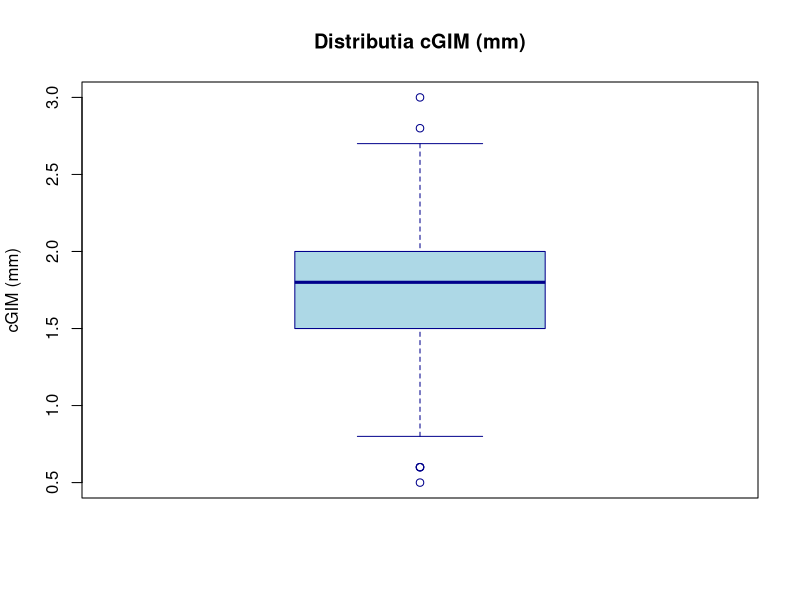
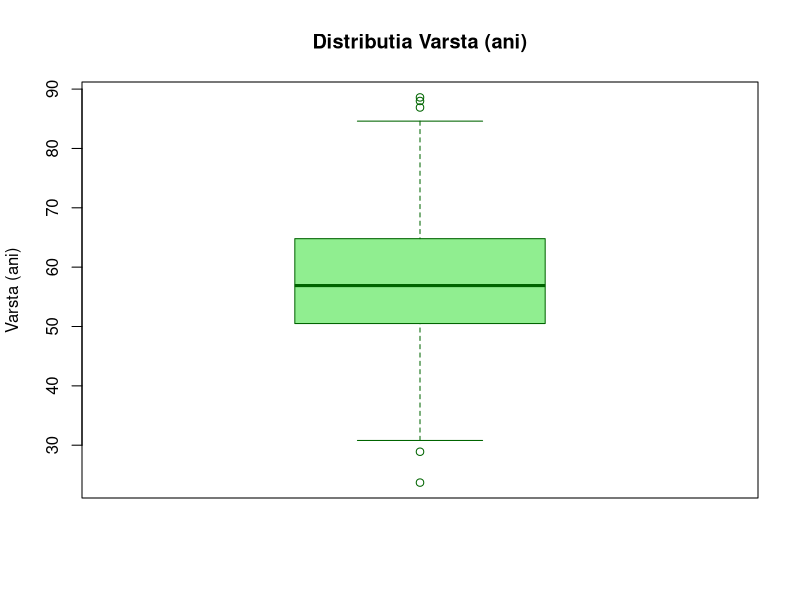
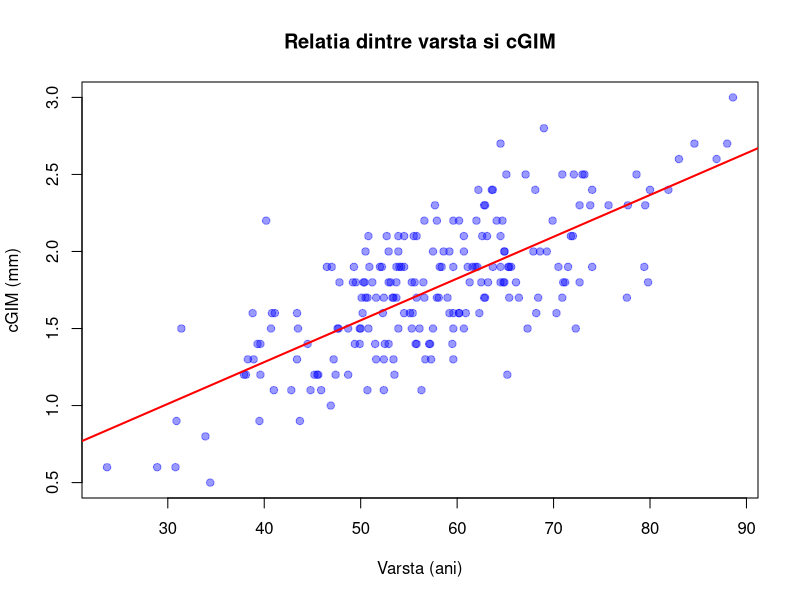
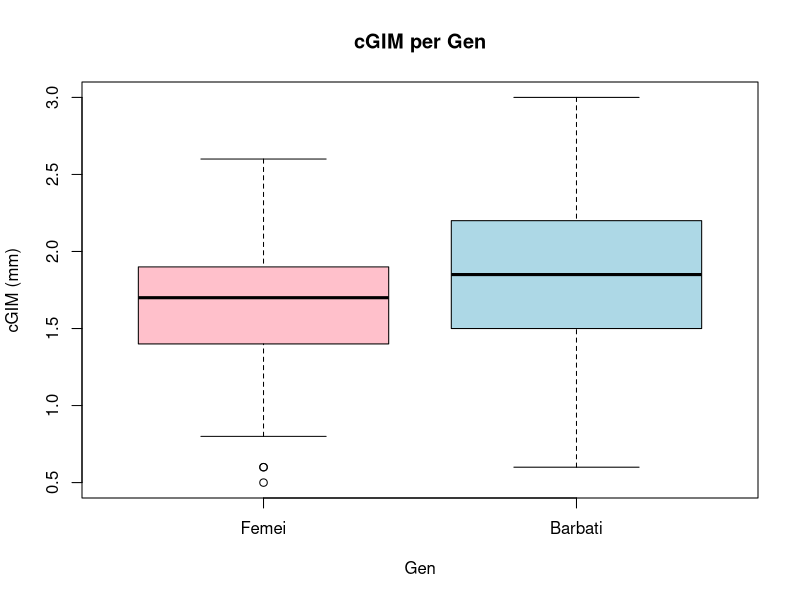
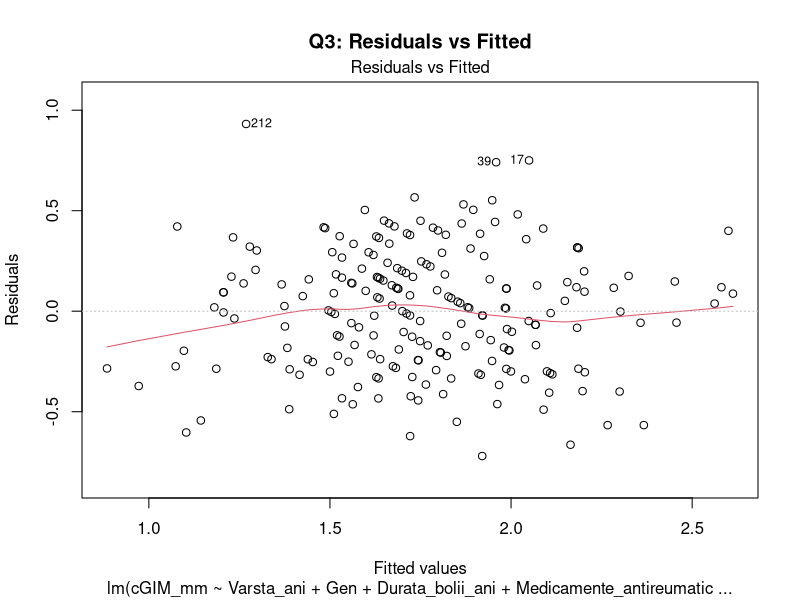
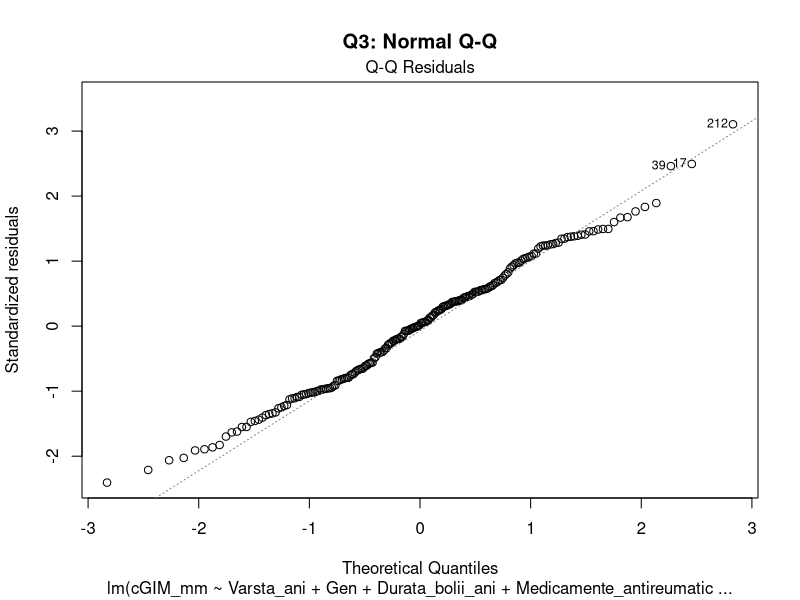
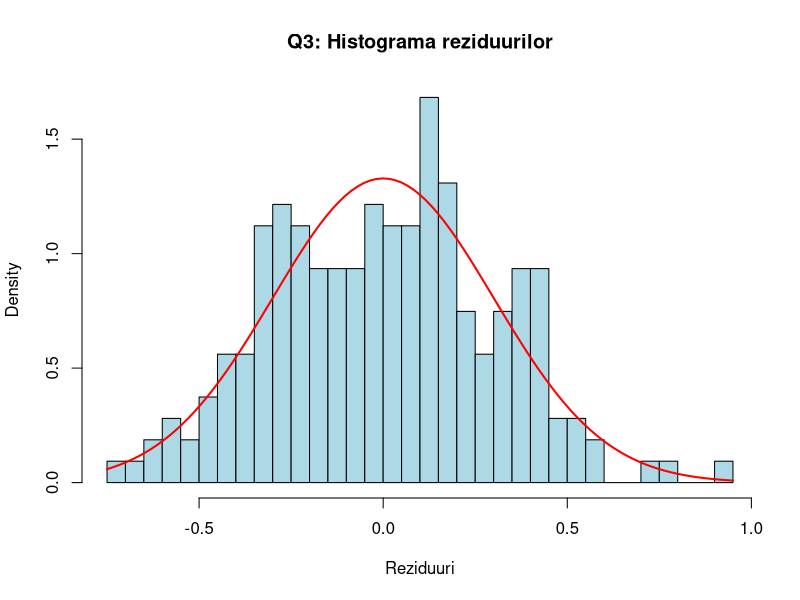
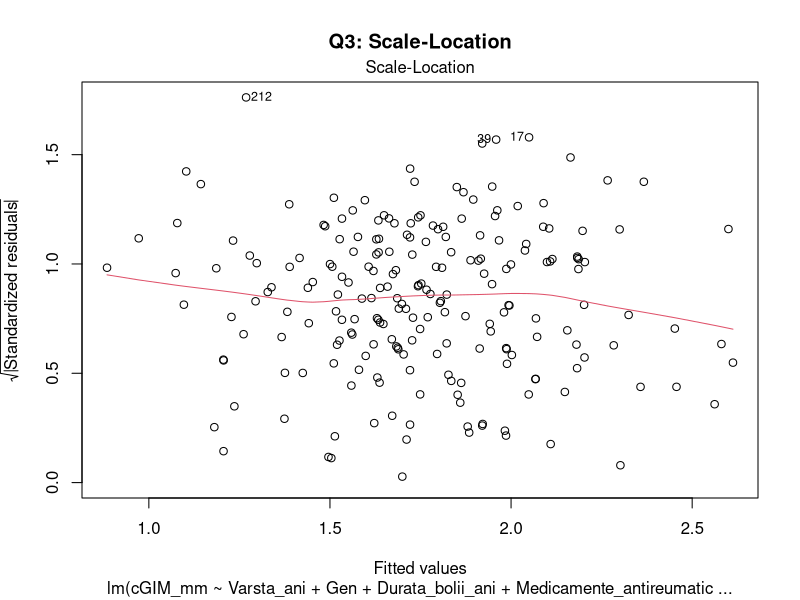

R code for these plots, in order:
# =============================================================================
# LP06 - Regresia liniara multipla cu efect de interactiune
# VD: cGIM_mm (grosimea intima-media carotidiana, mm)
# VI de interes: Varsta_ani, Gen
# Covariate: Durata_bolii_ani, Medicamente_antireumatice,
#            Medicamente_antiinfl_nesteroidiene, Corticosteroizi
# n = 214 pacienti cu artrita reumatoida
# =============================================================================

library(car)
library(lmtest)

data <- read.csv("data.csv", stringsAsFactors = FALSE)
n <- nrow(data)
cat("n =", n, "\n\n")

# Clean column name (trailing space)
colnames(data) <- trimws(colnames(data))

# Recode Gen as factor
data$Gen_f <- factor(data$Gen, levels=c(0,1), labels=c("Femei","Barbati"))

# Helper function
desc_stats <- function(x, name) {
  q <- quantile(x, c(0.25, 0.75), na.rm=TRUE)
  iqr_val <- IQR(x, na.rm=TRUE)
  out <- x[x < q[1] - 1.5*iqr_val | x > q[2] + 1.5*iqr_val]
  cat(sprintf("--- %s ---\n", name))
  cat("  N:       ", sum(!is.na(x)), "\n")
  cat("  NA:      ", sum(is.na(x)), "\n")
  cat("  Media:   ", sprintf("%.4f", mean(x, na.rm=TRUE)), "\n")
  cat("  Mediana: ", sprintf("%.4f", median(x, na.rm=TRUE)), "\n")
  cat("  SD:      ", sprintf("%.4f", sd(x, na.rm=TRUE)), "\n")
  cat("  Min:     ", sprintf("%.4f", min(x, na.rm=TRUE)), "\n")
  cat("  Max:     ", sprintf("%.4f", max(x, na.rm=TRUE)), "\n")
  cat("  Q1:      ", sprintf("%.4f", q[1]), "\n")
  cat("  Q3:      ", sprintf("%.4f", q[2]), "\n")
  cat("  IQR:     ", sprintf("%.4f", iqr_val), "\n")
  cat("  Outliers:", length(out), "\n\n")
}

# =====================================================================
#   INTREBAREA 1 - REGRESIE SIMPLA: Varsta -> cGIM
# =====================================================================
cat("###################################################################\n")
cat("# INTREBAREA 1: Exista o dependenta liniara semnificativa intre\n")
cat("# varsta si cGIM la pacientii cu AR?\n")
cat("###################################################################\n\n")

cat("1. SPECIFICAREA VARIABILELOR\n")
cat("VD: cGIM_mm - cantitativa continua\n")
cat("VI: Varsta_ani - cantitativa continua\n\n")

cat("2. ANALIZA DESCRIPTIVA\n\n")
desc_stats(data$cGIM_mm, "cGIM_mm (mm)")
desc_stats(data$Varsta_ani, "Varsta_ani (ani)")

cat("3. GRAFICE\n\n")

png("q1_boxplot_cgim.png", width=600, height=400)
boxplot(data$cGIM_mm, main="Distributia cGIM (mm)", ylab="cGIM (mm)",
        col="lightblue", border="darkblue")
dev.off()
cat("Saved: q1_boxplot_cgim.png\n")

png("q1_boxplot_varsta.png", width=600, height=400)
boxplot(data$Varsta_ani, main="Distributia Varsta (ani)", ylab="Varsta (ani)",
        col="lightgreen", border="darkgreen")
dev.off()
cat("Saved: q1_boxplot_varsta.png\n")

png("q1_scatter.png", width=600, height=500)
plot(data$Varsta_ani, data$cGIM_mm,
     xlab="Varsta (ani)", ylab="cGIM (mm)",
     main="Relatia dintre varsta si cGIM",
     pch=19, col=rgb(0,0,1,0.4))
abline(lm(cGIM_mm ~ Varsta_ani, data=data), col="red", lwd=2)
dev.off()
cat("Saved: q1_scatter.png\n\n")

cat("4. CORELATIA\n\n")
r1 <- cor.test(data$Varsta_ani, data$cGIM_mm)
cat("Pearson r =", sprintf("%.4f", r1$estimate), "\n")
cat("t =", sprintf("%.4f", r1$statistic), "\n")
cat("df =", r1$parameter, "\n")
cat("p-value =", format.pval(r1$p.value, digits=4), "\n")
cat("95% CI: [", sprintf("%.4f", r1$conf.int[1]), ",", sprintf("%.4f", r1$conf.int[2]), "]\n\n")

cat("5. MODELUL DE REGRESIE SIMPLA\n\n")
model_q1 <- lm(cGIM_mm ~ Varsta_ani, data=data)
s_q1 <- summary(model_q1)
print(s_q1)
cat("\n")

coef_q1 <- coef(s_q1)
ci_q1 <- confint(model_q1)

cat("--- Tabelul 0: Regresie simpla Varsta -> cGIM ---\n")
cat(sprintf("%-15s %10s %10s %10s %10s %15s %15s\n",
            "Variabila", "B", "SE", "CI_low", "CI_up", "t(df)", "p-value"))
for (i in 1:nrow(coef_q1)) {
  tval <- sprintf("%.4f(%d)", coef_q1[i,3], model_q1$df.residual)
  pval <- format.pval(coef_q1[i,4], digits=4)
  cat(sprintf("%-15s %10.4f %10.4f %10.4f %10.4f %15s %15s\n",
              rownames(coef_q1)[i], coef_q1[i,1], coef_q1[i,2],
              ci_q1[i,1], ci_q1[i,2], tval, pval))
}
cat("\n")
cat("R-squared =", sprintf("%.4f", s_q1$r.squared), "\n")
cat("Adj R-squared =", sprintf("%.4f", s_q1$adj.r.squared), "\n\n")

# =====================================================================
#   INTREBAREA 2 - REGRESIE SIMPLA: Gen -> cGIM
# =====================================================================
cat("###################################################################\n")
cat("# INTREBAREA 2: Exista o asociere semnificativa intre gen si cGIM\n")
cat("# la pacientii cu AR?\n")
cat("###################################################################\n\n")

cat("1. SPECIFICAREA VARIABILELOR\n")
cat("VD: cGIM_mm - cantitativa continua\n")
cat("VI: Gen - calitativa dihotomiala (0=Femei ref, 1=Barbati)\n\n")

cat("2. ANALIZA DESCRIPTIVA\n\n")
cat("Distributia Gen:\n")
print(table(data$Gen_f))
cat("\n")

for (g in levels(data$Gen_f)) {
  sub <- data$cGIM_mm[data$Gen_f == g]
  cat(sprintf("cGIM la %s (n=%d): Media=%.4f, SD=%.4f, Mediana=%.4f\n",
              g, length(sub), mean(sub), sd(sub), median(sub)))
}
cat("\n")

cat("3. GRAFICE\n\n")
png("q2_boxplot_cgim_by_gen.png", width=600, height=500)
boxplot(cGIM_mm ~ Gen_f, data=data, main="cGIM per Gen",
        ylab="cGIM (mm)", xlab="Gen", col=c("pink","lightblue"))
dev.off()
cat("Saved: q2_boxplot_cgim_by_gen.png\n\n")

cat("4. MODELUL DE REGRESIE SIMPLA (Gen -> cGIM)\n\n")
model_q2 <- lm(cGIM_mm ~ Gen, data=data)
s_q2 <- summary(model_q2)
print(s_q2)
cat("\n")

coef_q2 <- coef(s_q2)
ci_q2 <- confint(model_q2)

cat("--- Tabelul 1: Regresie simpla Gen -> cGIM ---\n")
cat(sprintf("%-15s %10s %10s %10s %10s %15s %15s\n",
            "Variabila", "B", "SE", "CI_low", "CI_up", "t(df)", "p-value"))
for (i in 1:nrow(coef_q2)) {
  tval <- sprintf("%.4f(%d)", coef_q2[i,3], model_q2$df.residual)
  pval <- format.pval(coef_q2[i,4], digits=4)
  cat(sprintf("%-15s %10.4f %10.4f %10.4f %10.4f %15s %15s\n",
              rownames(coef_q2)[i], coef_q2[i,1], coef_q2[i,2],
              ci_q2[i,1], ci_q2[i,2], tval, pval))
}
cat("\n")
cat("R-squared =", sprintf("%.4f", s_q2$r.squared), "\n")
cat("Adj R-squared =", sprintf("%.4f", s_q2$adj.r.squared), "\n\n")

# =====================================================================
#   INTREBAREA 3 - REGRESIE MULTIPLA FARA INTERACTIUNE
#   cGIM ~ Varsta + Gen + covariate
# =====================================================================
cat("###################################################################\n")
cat("# INTREBAREA 3: Exista o dependenta liniara semnificativa intre\n")
cat("# varsta si cGIM, ajustind pentru gen si caracteristicile clinice?\n")
cat("###################################################################\n\n")

cat("1. SPECIFICAREA VARIABILELOR\n")
cat("VD: cGIM_mm\n")
cat("VI de interes: Varsta_ani, Gen\n")
cat("Covariate: Durata_bolii_ani, Medicamente_antireumatice,\n")
cat("           Medicamente_antiinfl_nesteroidiene, Corticosteroizi\n\n")

cat("2. STATISTICI DESCRIPTIVE PENTRU TOATE VARIABILELE\n\n")
desc_stats(data$cGIM_mm, "cGIM_mm")
desc_stats(data$Varsta_ani, "Varsta_ani")
desc_stats(data$Durata_bolii_ani, "Durata_bolii_ani")
cat("Gen (0=F, 1=M):\n")
print(table(data$Gen))
cat("\nMedicamente_antireumatice:\n")
print(table(data$Medicamente_antireumatice))
cat("\nMedicamente_antiinfl_nesteroidiene:\n")
print(table(data$Medicamente_antiinfl_nesteroidiene))
cat("\nCorticosteroizi:\n")
print(table(data$Corticosteroizi))
cat("\n")

cat("3. MODELUL DE REGRESIE MULTIPLA FARA INTERACTIUNE\n\n")
model_q3 <- lm(cGIM_mm ~ Varsta_ani + Gen + Durata_bolii_ani +
                  Medicamente_antireumatice + Medicamente_antiinfl_nesteroidiene +
                  Corticosteroizi, data=data)
s_q3 <- summary(model_q3)
print(s_q3)
cat("\n")

# F-test global
cat("4. TESTUL DE SEMNIFICATIE GLOBALA (F)\n\n")
cat("H0: toti coeficientii = 0\n")
cat("H1: cel putin un coeficient != 0\n\n")
cat("F =", sprintf("%.4f", s_q3$fstatistic[1]), "\n")
cat("df1 =", s_q3$fstatistic[2], ", df2 =", s_q3$fstatistic[3], "\n")
p_f3 <- pf(s_q3$fstatistic[1], s_q3$fstatistic[2], s_q3$fstatistic[3], lower.tail=FALSE)
cat("p-value =", format.pval(p_f3, digits=4), "\n\n")

# Individual tests
cat("5. TESTE INDIVIDUALE\n\n")
coef_q3 <- coef(s_q3)
ci_q3 <- confint(model_q3)

cat("--- Tabelul 2: Regresie multipla fara interactiune ---\n")
sd_y <- sd(data$cGIM_mm)
cat(sprintf("%-40s %10s %10s %10s %10s %8s %15s %15s\n",
            "Variabila", "B", "SE", "CI_low", "CI_up", "Beta", "t(df)", "p-value"))
for (i in 1:nrow(coef_q3)) {
  tval <- sprintf("%.4f(%d)", coef_q3[i,3], model_q3$df.residual)
  pval <- format.pval(coef_q3[i,4], digits=4)
  vname <- rownames(coef_q3)[i]
  if (vname == "(Intercept)") {
    beta_val <- "-"
  } else {
    beta_val <- sprintf("%.4f", coef_q3[i,1] * sd(data[[vname]]) / sd_y)
  }
  cat(sprintf("%-40s %10.4f %10.4f %10.4f %10.4f %8s %15s %15s\n",
              vname, coef_q3[i,1], coef_q3[i,2],
              ci_q3[i,1], ci_q3[i,2], beta_val, tval, pval))
}
cat("\n")

# R-squared
cat("6. COEFICIENTUL DE DETERMINARE\n\n")
cat("R-squared =", sprintf("%.4f", s_q3$r.squared), "\n")
cat("Adj R-squared =", sprintf("%.4f", s_q3$adj.r.squared), "\n\n")

# Diagnostics
cat("7. DIAGNOSTICE MODEL Q3\n\n")

# Normality
resid_q3 <- residuals(model_q3)
sw3 <- shapiro.test(resid_q3)
cat("Shapiro-Wilk: W =", sprintf("%.4f", sw3$statistic), ", p =", format.pval(sw3$p.value, digits=4), "\n")
ks3 <- ks.test(resid_q3, "pnorm", mean=mean(resid_q3), sd=sd(resid_q3))
cat("KS test: D =", sprintf("%.4f", ks3$statistic), ", p =", format.pval(ks3$p.value, digits=4), "\n\n")

png("q3_diag_resid_fitted.png", width=600, height=500)
plot(model_q3, which=1, main="Q3: Residuals vs Fitted")
dev.off()
png("q3_diag_qq.png", width=600, height=500)
plot(model_q3, which=2, main="Q3: Normal Q-Q")
dev.off()
png("q3_diag_hist_resid.png", width=600, height=500)
hist(resid_q3, breaks=25, main="Q3: Histograma reziduurilor",
     xlab="Reziduuri", col="lightblue", probability=TRUE)
curve(dnorm(x, mean=mean(resid_q3), sd=sd(resid_q3)), add=TRUE, col="red", lwd=2)
dev.off()
cat("Saved: q3_diag_resid_fitted.png, q3_diag_qq.png, q3_diag_hist_resid.png\n")

# Homoscedasticity
bp3 <- bptest(model_q3)
cat("\nBreusch-Pagan: BP =", sprintf("%.4f", bp3$statistic), ", df =", bp3$parameter,
    ", p =", format.pval(bp3$p.value, digits=4), "\n")

png("q3_diag_scale_location.png", width=600, height=500)
plot(model_q3, which=3, main="Q3: Scale-Location")
dev.off()
cat("Saved: q3_diag_scale_location.png\n")

# Durbin-Watson
dw3 <- dwtest(model_q3)
cat("\nDurbin-Watson: DW =", sprintf("%.4f", dw3$statistic), ", p =", format.pval(dw3$p.value, digits=4), "\n")

# Outliers / influential
cook3 <- cooks.distance(model_q3)
influential3 <- which(cook3 > 4/n)
cat("\nPuncte influente (Cook's D > 4/n):", length(influential3), "\n")
if (length(influential3) > 0) {
  cat("Indici:", paste(head(influential3, 20), collapse=", "), "\n")
  cat("Cook's D maxim:", sprintf("%.4f", max(cook3)), "\n")
}

png("q3_diag_cooks.png", width=600, height=500)
plot(model_q3, which=4, main="Q3: Cook's Distance")
dev.off()
png("q3_diag_resid_leverage.png", width=600, height=500)
plot(model_q3, which=5, main="Q3: Residuals vs Leverage")
dev.off()
cat("Saved: q3_diag_cooks.png, q3_diag_resid_leverage.png\n")

# VIF
cat("\nMulticoliniaritate (VIF):\n")
vif_q3 <- vif(model_q3)
print(vif_q3)
cat("\n")

# =====================================================================
#   INTREBAREA 4 - REGRESIE MULTIPLA CU INTERACTIUNE Varsta*Gen
# =====================================================================
cat("###################################################################\n")
cat("# INTREBAREA 4: Dependenta liniara intre varsta si cGIM difera\n")
cat("# semnificativ in functie de gen, ajustind pentru covariate?\n")
cat("###################################################################\n\n")

cat("1. MODELUL CU INTERACTIUNE\n\n")
model_q4 <- lm(cGIM_mm ~ Varsta_ani * Gen + Durata_bolii_ani +
                  Medicamente_antireumatice + Medicamente_antiinfl_nesteroidiene +
                  Corticosteroizi, data=data)
s_q4 <- summary(model_q4)
print(s_q4)
cat("\n")

# F-test global
cat("2. TESTUL DE SEMNIFICATIE GLOBALA (F)\n\n")
cat("F =", sprintf("%.4f", s_q4$fstatistic[1]), "\n")
cat("df1 =", s_q4$fstatistic[2], ", df2 =", s_q4$fstatistic[3], "\n")
p_f4 <- pf(s_q4$fstatistic[1], s_q4$fstatistic[2], s_q4$fstatistic[3], lower.tail=FALSE)
cat("p-value =", format.pval(p_f4, digits=4), "\n\n")

# Individual tests
cat("3. TESTE INDIVIDUALE\n\n")
coef_q4 <- coef(s_q4)
ci_q4 <- confint(model_q4)

cat("--- Tabelul 3: Regresie multipla cu interactiune ---\n")
data$Varsta_Gen <- data$Varsta_ani * data$Gen
cat(sprintf("%-40s %10s %10s %10s %10s %8s %15s %15s\n",
            "Variabila", "B", "SE", "CI_low", "CI_up", "Beta", "t(df)", "p-value"))
for (i in 1:nrow(coef_q4)) {
  tval <- sprintf("%.4f(%d)", coef_q4[i,3], model_q4$df.residual)
  pval <- format.pval(coef_q4[i,4], digits=4)
  vname <- rownames(coef_q4)[i]
  if (vname == "(Intercept)") {
    beta_val <- "-"
  } else if (vname == "Varsta_ani:Gen") {
    beta_val <- sprintf("%.4f", coef_q4[i,1] * sd(data$Varsta_Gen) / sd_y)
  } else {
    beta_val <- sprintf("%.4f", coef_q4[i,1] * sd(data[[vname]]) / sd_y)
  }
  cat(sprintf("%-40s %10.4f %10.4f %10.4f %10.4f %8s %15s %15s\n",
              vname, coef_q4[i,1], coef_q4[i,2],
              ci_q4[i,1], ci_q4[i,2], beta_val, tval, pval))
}
cat("\n")

cat("4. R-SQUARED\n\n")
cat("R-squared =", sprintf("%.4f", s_q4$r.squared), "\n")
cat("Adj R-squared =", sprintf("%.4f", s_q4$adj.r.squared), "\n\n")

# Test interactiune
cat("5. SEMNIFICATIA TERMENULUI DE INTERACTIUNE\n\n")
int_row <- which(rownames(coef_q4) == "Varsta_ani:Gen")
cat("Coeficient interactiune (Varsta_ani:Gen):\n")
cat("  B =", sprintf("%.4f", coef_q4[int_row, 1]), "\n")
cat("  SE =", sprintf("%.4f", coef_q4[int_row, 2]), "\n")
cat("  t =", sprintf("%.4f", coef_q4[int_row, 3]), "\n")
cat("  p =", format.pval(coef_q4[int_row, 4], digits=4), "\n\n")
if (coef_q4[int_row, 4] < 0.05) {
  cat("Interactiunea este semnificativa (p < 0.05): efectul varstei\n")
  cat("asupra cGIM difera semnificativ intre barbati si femei.\n\n")
} else {
  cat("Interactiunea NU este semnificativa (p >= 0.05): efectul varstei\n")
  cat("asupra cGIM nu difera semnificativ intre barbati si femei.\n\n")
}

# Interaction plot
cat("6. GRAFICUL INTERACTIUNII\n\n")
png("q4_interaction_plot.png", width=700, height=500)
varsta_range <- seq(min(data$Varsta_ani), max(data$Varsta_ani), length.out=100)
# Predictions for females (Gen=0)
newdata_f <- data.frame(
  Varsta_ani = varsta_range, Gen = 0,
  Durata_bolii_ani = mean(data$Durata_bolii_ani),
  Medicamente_antireumatice = mean(data$Medicamente_antireumatice),
  Medicamente_antiinfl_nesteroidiene = mean(data$Medicamente_antiinfl_nesteroidiene),
  Corticosteroizi = mean(data$Corticosteroizi))
pred_f <- predict(model_q4, newdata_f)
# Predictions for males (Gen=1)
newdata_m <- data.frame(
  Varsta_ani = varsta_range, Gen = 1,
  Durata_bolii_ani = mean(data$Durata_bolii_ani),
  Medicamente_antireumatice = mean(data$Medicamente_antireumatice),
  Medicamente_antiinfl_nesteroidiene = mean(data$Medicamente_antiinfl_nesteroidiene),
  Corticosteroizi = mean(data$Corticosteroizi))
pred_m <- predict(model_q4, newdata_m)

plot(varsta_range, pred_f, type="l", col="red", lwd=2,
     xlab="Varsta (ani)", ylab="cGIM estimat (mm)",
     main="Graficul interactiunii Varsta x Gen",
     ylim=range(c(pred_f, pred_m)))
lines(varsta_range, pred_m, col="blue", lwd=2)
legend("topleft", legend=c("Femei (Gen=0)", "Barbati (Gen=1)"),
       col=c("red","blue"), lwd=2)
# Add scatter points
points(data$Varsta_ani[data$Gen==0], data$cGIM_mm[data$Gen==0],
       pch=19, col=rgb(1,0,0,0.2), cex=0.7)
points(data$Varsta_ani[data$Gen==1], data$cGIM_mm[data$Gen==1],
       pch=19, col=rgb(0,0,1,0.2), cex=0.7)
dev.off()
cat("Saved: q4_interaction_plot.png\n\n")

# Diagnostics for Q4
cat("7. DIAGNOSTICE MODEL Q4\n\n")
resid_q4 <- residuals(model_q4)
sw4 <- shapiro.test(resid_q4)
cat("Shapiro-Wilk: W =", sprintf("%.4f", sw4$statistic), ", p =", format.pval(sw4$p.value, digits=4), "\n")

bp4 <- bptest(model_q4)
cat("Breusch-Pagan: BP =", sprintf("%.4f", bp4$statistic), ", df =", bp4$parameter,
    ", p =", format.pval(bp4$p.value, digits=4), "\n")

dw4 <- dwtest(model_q4)
cat("Durbin-Watson: DW =", sprintf("%.4f", dw4$statistic), ", p =", format.pval(dw4$p.value, digits=4), "\n")

cook4 <- cooks.distance(model_q4)
influential4 <- which(cook4 > 4/n)
cat("Puncte influente (Cook's D > 4/n):", length(influential4), "\n")

cat("\nVIF:\n")
vif_q4 <- vif(model_q4)
print(vif_q4)
cat("\n")

png("q4_diag_resid_fitted.png", width=600, height=500)
plot(model_q4, which=1, main="Q4: Residuals vs Fitted")
dev.off()
png("q4_diag_qq.png", width=600, height=500)
plot(model_q4, which=2, main="Q4: Normal Q-Q")
dev.off()
png("q4_diag_hist_resid.png", width=600, height=500)
hist(resid_q4, breaks=25, main="Q4: Histograma reziduurilor",
     xlab="Reziduuri", col="lightblue", probability=TRUE)
curve(dnorm(x, mean=mean(resid_q4), sd=sd(resid_q4)), add=TRUE, col="red", lwd=2)
dev.off()
png("q4_diag_cooks.png", width=600, height=500)
plot(model_q4, which=4, main="Q4: Cook's Distance")
dev.off()
cat("Saved: q4 diagnostic plots\n\n")

# =====================================================================
#   COMPARAREA MODELELOR NESTED (Q3 vs Q4)
# =====================================================================
cat("###################################################################\n")
cat("# COMPARAREA MODELELOR: Fara interactiune (Q3) vs Cu interactiune (Q4)\n")
cat("###################################################################\n\n")

anova_comp <- anova(model_q3, model_q4)
print(anova_comp)
cat("\n")

cat("--- Tabelul 4: Compararea modelelor nested ---\n")
cat("Model 1 (fara interactiune): cGIM ~ Varsta + Gen + Covariate\n")
cat("Model 2 (cu interactiune): cGIM ~ Varsta * Gen + Covariate\n\n")
cat("F =", sprintf("%.4f", anova_comp$F[2]), "\n")
cat("df1 =", anova_comp$Df[2], "\n")
cat("df2 =", anova_comp$Res.Df[2], "\n")
cat("p-value =", format.pval(anova_comp$`Pr(>F)`[2], digits=4), "\n\n")

if (anova_comp$`Pr(>F)`[2] < 0.05) {
  cat("Decizie: p < 0.05 => Modelul cu interactiune (Q4) este semnificativ\n")
  cat("mai bun decat modelul fara interactiune (Q3).\n\n")
} else {
  cat("Decizie: p >= 0.05 => Modelul cu interactiune (Q4) NU este\n")
  cat("semnificativ mai bun decat modelul fara interactiune (Q3).\n")
  cat("Se pastreaza modelul mai simplu (Q3).\n\n")
}

# Compare R-squared
cat("Comparatie R-squared:\n")
cat("  Model Q3 (fara interactiune): R2 =", sprintf("%.4f", s_q3$r.squared),
    ", Adj R2 =", sprintf("%.4f", s_q3$adj.r.squared), "\n")
cat("  Model Q4 (cu interactiune):   R2 =", sprintf("%.4f", s_q4$r.squared),
    ", Adj R2 =", sprintf("%.4f", s_q4$adj.r.squared), "\n\n")

# Interpretations
cat("8. INTERPRETAREA COEFICIENTILOR (Model Q3 - fara interactiune)\n\n")
cat(sprintf("  Intercept = %.4f: cGIM estimat cand toate VI = 0\n", coef_q3[1,1]))
cat(sprintf("  Varsta_ani (B = %.4f): La cresterea cu 1 an a varstei,\n", coef_q3["Varsta_ani",1]))
cat("    cGIM creste cu", sprintf("%.4f", coef_q3["Varsta_ani",1]),
    "mm, controlind pentru celelalte variabile.\n")
cat(sprintf("  Gen (B = %.4f): Barbatii au un cGIM cu %.4f mm\n",
            coef_q3["Gen",1], coef_q3["Gen",1]))
cat("    mai mare/mic decat femeile, controlind pentru celelalte variabile.\n\n")

cat("9. INTERPRETAREA INTERACTIUNII (Model Q4)\n\n")
cat("In modelul cu interactiune:\n")
cat(sprintf("  Varsta_ani (B = %.4f): Efectul varstei la femei (Gen=0)\n", coef_q4["Varsta_ani",1]))
cat(sprintf("  Varsta_ani:Gen (B = %.4f): Diferenta de efect al varstei\n", coef_q4["Varsta_ani:Gen",1]))
cat("    intre barbati si femei. La barbati, efectul varstei = ",
    sprintf("%.4f", coef_q4["Varsta_ani",1] + coef_q4["Varsta_ani:Gen",1]), "\n\n")

cat("=== ANALIZA COMPLETA ===\n")
